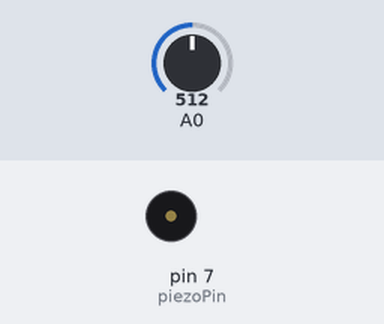
Recording of a sketch running on a simulated Arduino Uno, built with avr-gcc and run on an emulated ATmega328P. On the bench: buzzer (waves = sounding). The inputs (shaded band) are chosen by the test bench; at power-on: A0 = 512. What the sketch prints to the serial monitor is not drawn.

Above: at 1.2 s.
1.3 s: A0 set to 0
At 1.3 s:
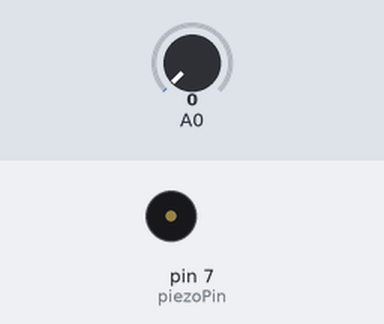
2.8 s: A0 set to 122
At 3.18 s:
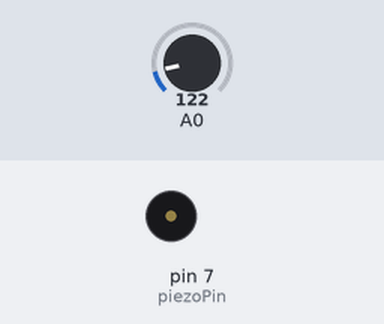
Timing chart, 0 to 11.8 s (numbered marks = the images above; inputs shaded):
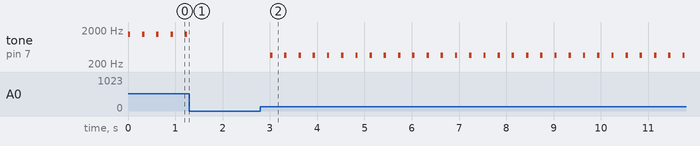

Measured:
- after the input at 1.3 s, tone on pin 7 (piezoPin): stops changing and stays silent
- after the input at 2.8 s, tone on pin 7 (piezoPin): alternates 357 Hz for 0.05 s and silent for 0.25 s, starting after 0.21 s
- by itself, tone on pin 7 (piezoPin): alternates 1501 Hz for 0.05 s and silent for 0.25 s

The sketch:

02.ino
```cpp
// 가변저항으로 음정(pitch)조절
int piezoPin = 7;

void setup() {
  pinMode(piezoPin, OUTPUT);
  Serial.begin(9600);
}

void loop() {
  // val : 가변저항의 alalog 값
  int val = analogRead(A0);

  Serial.print("가변저항 값: ");
  Serial.println(val);

  // 아날로그 출력을 음(주파수)으로 변환
  int pitch = map(val, 0, 1023, 0, 3000);
  tone(piezoPin, pitch, 50);

  Serial.print("pitch: ");
  Serial.println(pitch);

  delay(300);
}
```
